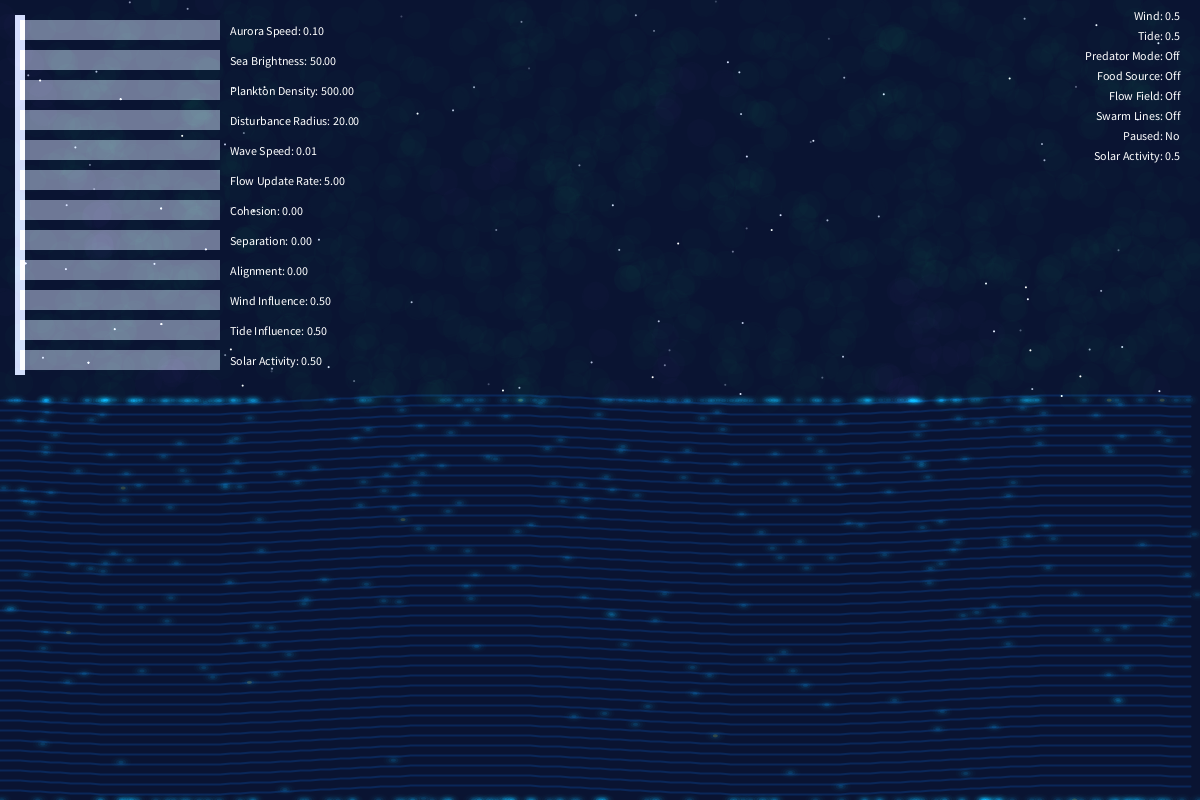
Frame 1 (no input)
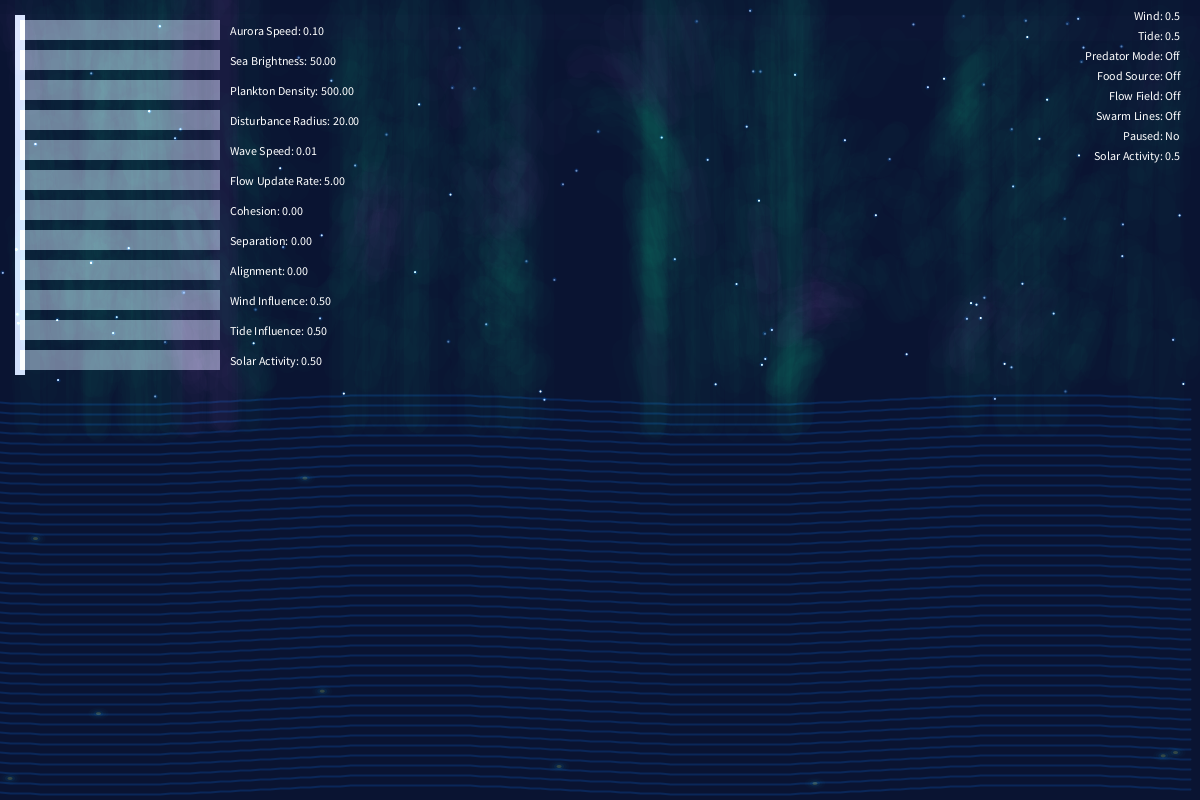
Frame 60 (the mouse pressed at the canvas centre just before this capture)
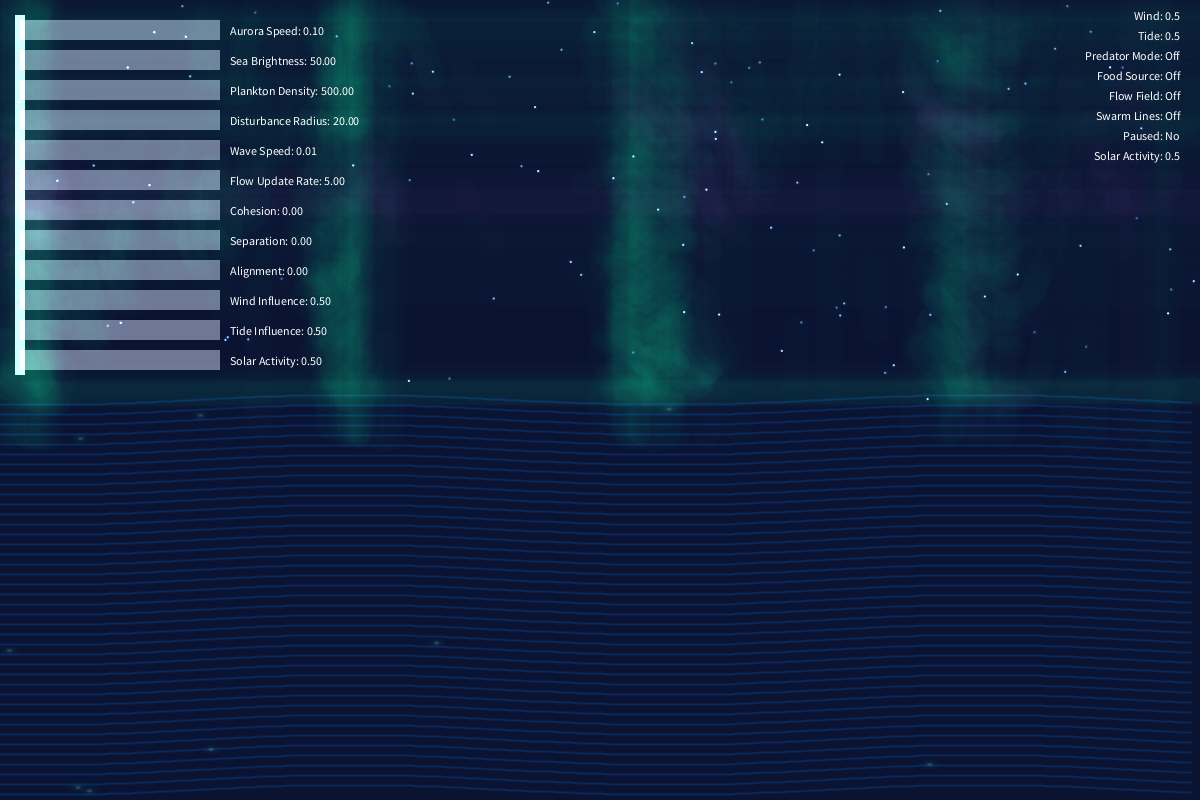
Frame 120 (the mouse held since frame 60 and released just before this capture)

The Processing sketch that drew these frames (run headless with seeded random() and noise(); from frame 60 on, the mouse is pressed at the canvas centre):

// Processing sketch: sketch_250312a
// ── sketch_250312a.pde
// Global variables (unchanged except for debug flag)
ArrayList<SeaParticle> seaParticles;
ArrayList<AuroraParticle> auroraParticles;
ArrayList<Ripple> ripples;
float auroraSpeed = 1;
float seaBrightness = 100;
float planktonDensity = 1000;
float waveHeight = 0;
float waveSpeed = 0.02;
float cohesion = 0.5;
float separation = 1.0;
float alignment = 0.3;
float solarActivity = 1.0;
PVector[] flowField;
Slider auroraSpeedSlider, seaBrightnessSlider, planktonDensitySlider, disturbanceRadiusSlider, waveSpeedSlider, flowUpdateRateSlider;
Slider cohesionSlider, separationSlider, alignmentSlider, windInfluenceSlider, tideInfluenceSlider, solarActivitySlider;

float windInfluence = 1.0;
float tideInfluence = 0.5;
float flowUpdateRate = 10;
int lastFlowUpdate = 0;
float disturbanceRadius = 50;
PVector lastMouse;
PVector target;
boolean foodActive = false;
boolean flowFieldVisible = false;
boolean isPaused = false;
boolean swarmLinesVisible = false;
boolean debugAurora = true; // Added for debugging

int gridSize = 50;
HashMap<Integer, ArrayList<SeaParticle>> grid;
ArrayList<SeaParticle> newParticles;
boolean predatorMode = false;
Predator predator;

void setup() {
  frameRate(30);
  size(1200, 800);
  seaParticles = new ArrayList<SeaParticle>();
  auroraParticles = new ArrayList<AuroraParticle>();
  ripples = new ArrayList<Ripple>();
  grid = new HashMap<Integer, ArrayList<SeaParticle>>();
  newParticles = new ArrayList<SeaParticle>();
  
  int sliderX = 20;
  auroraSpeedSlider = new Slider(sliderX, 20, 200, 20, 0.1, 3, "Aurora Speed");
  seaBrightnessSlider = new Slider(sliderX, 50, 200, 20, 50, 255, "Sea Brightness");
  planktonDensitySlider = new Slider(sliderX, 80, 200, 20, 500, 2000, "Plankton Density");
  disturbanceRadiusSlider = new Slider(sliderX, 110, 200, 20, 20, 100, "Disturbance Radius");
  waveSpeedSlider = new Slider(sliderX, 140, 200, 20, 0.01, 0.05, "Wave Speed");
  flowUpdateRateSlider = new Slider(sliderX, 170, 200, 20, 5, 20, "Flow Update Rate");
  cohesionSlider = new Slider(sliderX, 200, 200, 20, 0, 2, "Cohesion");
  separationSlider = new Slider(sliderX, 230, 200, 20, 0, 2, "Separation");
  alignmentSlider = new Slider(sliderX, 260, 200, 20, 0, 2, "Alignment");
  windInfluenceSlider = new Slider(sliderX, 290, 200, 20, 0.5, 2.5, "Wind Influence");
  tideInfluenceSlider = new Slider(sliderX, 320, 200, 20, 0.5, 2.5, "Tide Influence");
  solarActivitySlider = new Slider(sliderX, 350, 200, 20, 0.5, 5.0, "Solar Activity");
  
  flowField = new PVector[width * height / 100];
  updateFlowField();
  
  initializeParticles();
}

void initializeParticles() {
  seaParticles.clear();
  auroraParticles.clear();
  for (int i = 0; i < planktonDensity; i++) {
    float x = random(width);
    float y = height/2 + randomGaussian() * (height/4);
    seaParticles.add(new SeaParticle(x, constrain(y, height/2, height)));
  }
  for (int i = 0; i < 1000; i++) { // Increased to 1000 for denser curtains
    float x = random(width);
    float y = random(0, height/2); // Spawn across upper half for full coverage
    auroraParticles.add(new AuroraParticle(x, y));
  }
  lastMouse = new PVector();
  target = new PVector(width/2, height * 3/4);
  predator = new Predator();
}

void draw() {
  background(10, 20, 50); // Night scene
  blendMode(ADD);
  
  // Stars
  for (int i = 0; i < 100; i++) {
    fill(255, random(50, 255));
    ellipse(random(width), random(height/2), 2, 2);
  }
  
  // Aurora (moved to ensure visibility)
  for (AuroraParticle p : auroraParticles) {
    if (!isPaused) p.update();
    p.display();
  }
  
  if (!isPaused && frameCount - lastFlowUpdate >= flowUpdateRate) {
    updateFlowField();
    lastFlowUpdate = frameCount;
  }
  
  // Sliders and UI
  fill(0, 100);
  rect(10, 10, 230, 370);
  
  auroraSpeedSlider.display();
  seaBrightnessSlider.display();
  planktonDensitySlider.display();
  disturbanceRadiusSlider.display();
  waveSpeedSlider.display();
  flowUpdateRateSlider.display();
  cohesionSlider.display();
  separationSlider.display();
  alignmentSlider.display();
  windInfluenceSlider.display();
  tideInfluenceSlider.display();
  solarActivitySlider.display();
  
  auroraSpeed = auroraSpeedSlider.getValue();
  seaBrightness = seaBrightnessSlider.getValue();
  planktonDensity = planktonDensitySlider.getValue();
  disturbanceRadius = disturbanceRadiusSlider.getValue();
  waveSpeed = waveSpeedSlider.getValue();
  flowUpdateRate = flowUpdateRateSlider.getValue();
  cohesion = cohesionSlider.getValue();
  separation = separationSlider.getValue();
  alignment = alignmentSlider.getValue();
  windInfluence = windInfluenceSlider.getValue();
  tideInfluence = tideInfluenceSlider.getValue();
  solarActivity = solarActivitySlider.getValue();
  
  if (!isPaused) {
    while (seaParticles.size() + newParticles.size() < planktonDensity) {
      float x = random(width);
      float y = height/2 + randomGaussian() * (height/4);
      newParticles.add(new SeaParticle(x, constrain(y, height/2, height)));
    }
    while (seaParticles.size() + newParticles.size() > planktonDensity) {
      if (!seaParticles.isEmpty()) seaParticles.remove(seaParticles.size() - 1);
    }
    seaParticles.addAll(newParticles);
    newParticles.clear();
  }
  
  updateGrid();
  for (SeaParticle p : seaParticles) {
    if (!isPaused) p.update();
    p.display();
  }
  
  if (!isPaused) drawWaves();
  
  for (int i = ripples.size() - 1; i >= 0; i--) {
    Ripple r = ripples.get(i);
    if (!isPaused) r.update();
    r.display();
    if (r.isFinished()) ripples.remove(i);
  }
  
  if (predatorMode) {
    if (!isPaused) predator.update();
    predator.display();
  }
  
  if (foodActive) {
    fill(255, 215, 0, 150);
    ellipse(target.x, target.y, 20, 20);
  }
  
  if (flowFieldVisible) {
    stroke(255, 50);
    for (int y = 0; y < height; y += 50) {
      for (int x = 0; x < width; x += 50) {
        int index = (x / 10) + (y / 10) * (width / 10);
        if (index >= 0 && index < flowField.length) {
          PVector f = flowField[index].copy().normalize().mult(20);
          line(x, y, x + f.x, y + f.y);
          pushMatrix();
          translate(x + f.x, y + f.y);
          rotate(f.heading());
          line(0, 0, -5, -5);
          line(0, 0, -5, 5);
          popMatrix();
        }
      }
    }
    noStroke();
  }
  
  if (swarmLinesVisible) {
    stroke(255, 10);
    for (int i = 0; i < seaParticles.size(); i += 2) {
      SeaParticle p1 = seaParticles.get(i);
      for (SeaParticle p2 : grid.getOrDefault(getGridKey(p1.pos.x, p1.pos.y), new ArrayList<SeaParticle>())) {
        if (p1 != p2 && dist(p1.pos.x, p1.pos.y, p2.pos.x, p2.pos.y) < 50) {
          line(p1.pos.x, p1.pos.y, p2.pos.x, p2.pos.y);
        }
      }
    }
    noStroke();
  }
  
  blendMode(BLEND);
  
  // Debug aurora info
  if (debugAurora && frameCount % 60 == 0) {
    println("Aurora particles: " + auroraParticles.size());
    if (!auroraParticles.isEmpty()) {
      AuroraParticle p = auroraParticles.get(0);
      println("Sample pos: (" + p.pos.x + ", " + p.pos.y + "), col: " + hex(p.col));
    }
  }
  
  fill(255);
  textSize(12);
  textAlign(RIGHT);
  text("Wind: " + nf(windInfluence, 1, 1), width - 20, 20);
  text("Tide: " + nf(tideInfluence, 1, 1), width - 20, 40);
  text("Predator Mode: " + (predatorMode ? "On" : "Off"), width - 20, 60);
  text("Food Source: " + (foodActive ? "On" : "Off"), width - 20, 80);
  text("Flow Field: " + (flowFieldVisible ? "On" : "Off"), width - 20, 100);
  text("Swarm Lines: " + (swarmLinesVisible ? "On" : "Off"), width - 20, 120);
  text("Paused: " + (isPaused ? "Yes" : "No"), width - 20, 140);
  text("Solar Activity: " + nf(solarActivity, 1, 1), width - 20, 160);
}

void drawWaves() {
  noFill();
  stroke(0, 100, 200, 50);
  strokeWeight(2);
  for (int y = height/2; y < height; y += 10) {
    beginShape();
    for (int x = 0; x < width; x += 10) {
      float waveOffset = sin(x * 0.01 + waveHeight) * 10 * tideInfluence;
      vertex(x, y + waveOffset);
      if (abs(waveOffset) > 8 && random(1) < (waveSpeed < 0.03 ? 0.15 : 0.1)) {
        for (SeaParticle p : seaParticles) {
          float radius = predatorMode ? disturbanceRadius * 2 : disturbanceRadius;
          if (dist(x, y + waveOffset, p.pos.x, p.pos.y) < radius) {
            p.brighten();
            p.disturb();
          }
        }
      }
    }
    endShape();
  }
  waveHeight += waveSpeed;
}

void updateFlowField() {
  for (int i = 0; i < flowField.length; i++) {
    float x = (i % (width / 10)) * 10;
    float y = (i / (width / 10)) * 10;
    float distFromCenter = dist(x, y, width/2, height/4);
    float angle = noise(x * 0.01, y * 0.01, frameCount * 0.005) * TWO_PI;
    // Bias toward vertical flow to mimic curtains
    angle = map(y, 0, height/2, -PI/2, PI/2) + angle * 0.2; // Strong vertical component
    float mag = map(distFromCenter, 0, width/2, 0.5, 1.5) * solarActivity * windInfluence;
    flowField[i] = PVector.fromAngle(angle).mult(mag);
  }
}

void updateGrid() {
  grid.clear();
  for (SeaParticle p : seaParticles) {
    int gridX = floor(p.pos.x / gridSize);
    int gridY = floor(p.pos.y / gridSize);
    int key = gridX + gridY * floor(width / gridSize);
    if (!grid.containsKey(key)) {
      grid.put(key, new ArrayList<SeaParticle>());
    }
    grid.get(key).add(p);
  }
}

int getGridKey(float x, float y) {
  int gridX = floor(x / gridSize);
  int gridY = floor(y / gridSize);
  return gridX + gridY * floor(width / gridSize);
}

void mousePressed() {
  lastMouse.set(mouseX, mouseY);
  if (mouseY > height/2) {
    ripples.add(new Ripple(mouseX, mouseY));
    for (SeaParticle p : seaParticles) {
      float radius = predatorMode ? disturbanceRadius * 2 : disturbanceRadius;
      if (dist(mouseX, mouseY, p.pos.x, p.pos.y) < radius) {
        p.brighten();
        p.disturb();
        if (random(1) < 0.1) p.smokescreen();
      }
    }
  }
}

void mouseDragged() {
  if (mouseY > height/2) {
    PVector current = new PVector(mouseX, mouseY);
    PVector force = PVector.sub(current, lastMouse).normalize().mult(2);
    for (SeaParticle p : seaParticles) {
      float radius = predatorMode ? disturbanceRadius * 2 : disturbanceRadius;
      if (dist(mouseX, mouseY, p.pos.x, p.pos.y) < radius) {
        p.vel.add(force);
        p.brighten();
        p.disturb();
      }
    }
    ripples.add(new Ripple(mouseX, mouseY));
  }
  lastMouse.set(mouseX, mouseY);
}

void keyPressed() {
  if (key == 'P' || key == 'p') predatorMode = !predatorMode;
  if (key == 'F' || key == 'f') {
    foodActive = !foodActive;
    if (foodActive) target.set(mouseX, mouseY);
  }
  if (key == 'V' || key == 'v') flowFieldVisible = !flowFieldVisible;
  if (key == 'L' || key == 'l') swarmLinesVisible = !swarmLinesVisible;
  if (key == ' ') isPaused = !isPaused;
  if (key == 'R' || key == 'r') initializeParticles();
}

class SeaParticle {
  PVector pos, vel;
  float brightness;
  boolean disturbed = false;
  float disturbTimer = 0;
  boolean isLure = false;
  float size = 5;
  color smokeColor = color(0, 200, 255);
  
  SeaParticle(float x, float y) {
    pos = new PVector(x, y);
    vel = PVector.random2D().mult(0.5);
    brightness = 50;
    if (random(1) < 0.01) isLure = true;
  }
  
  void update() {
    int gridX = floor(pos.x / gridSize);
    int gridY = floor(pos.y / gridSize);
    
    PVector cohesionVec = new PVector();
    PVector separationVec = new PVector();
    PVector alignmentVec = new PVector();
    PVector targetVec = new PVector();
    int nearby = 0;
    
    for (int dx = -1; dx <= 1; dx++) {
      for (int dy = -1; dy <= 1; dy++) {
        int key = (gridX + dx) + (gridY + dy) * floor(width / gridSize);
        if (grid.containsKey(key)) {
          ArrayList<SeaParticle> cellParticles = grid.get(key);
          for (SeaParticle other : cellParticles) {
            if (other != this) {
              float d = PVector.dist(pos, other.pos);
              if (d < 50) {
                cohesionVec.add(other.pos);
                separationVec.add(PVector.sub(pos, other.pos).div(max(d, 0.1)));
                alignmentVec.add(other.vel);
                nearby++;
                if (brightness > 150 && random(1) < 0.02) {
                  other.vel.add(PVector.sub(pos, other.pos).normalize().mult(0.5));
                }
              }
            }
          }
        }
      }
    }
    
    if (nearby > 0) {
      cohesionVec.div(nearby).sub(pos).normalize().mult(cohesion);
      separationVec.div(nearby).normalize().mult(separation);
      alignmentVec.div(nearby).normalize().mult(alignment);
      if (disturbed) vel.add(cohesionVec.mult(2));
      vel.add(cohesionVec).add(separationVec).add(alignmentVec);
    } else if (!disturbed) {
      vel.add(PVector.random2D().mult(0.1));
    }
    
    if (foodActive) {
      targetVec = PVector.sub(target, pos).normalize().mult(0.2);
      vel.add(targetVec);
    }
    
    if (predatorMode && PVector.dist(pos, predator.pos) < 100) {
      PVector fleeVec = PVector.sub(pos, predator.pos).normalize().mult(2);
      vel.add(fleeVec);
    }
    
    if (disturbed) {
      disturbTimer -= 0.1;
      if (disturbTimer <= 0) disturbed = false;
    }
    
    vel.x += sin(frameCount * 0.01 + pos.y * 0.01) * 0.1;
    vel.y += sin(frameCount * 0.02 + pos.x * 0.01) * tideInfluence * 0.1;
    float waveOffset = sin(pos.x * 0.01 + waveHeight) * 10 * tideInfluence;
    pos.y += waveOffset * 0.05;
    
    if (isLure) {
      brightness = seaBrightness * (0.8 + sin(frameCount * 0.05) * 0.2);
    } else {
      brightness *= 0.95;
    }
    
    vel.limit(2);
    pos.add(vel);
    
    if (pos.x < 0) pos.x = width;
    if (pos.x > width) pos.x = 0;
    if (pos.y < height/2) pos.y = height;
    if (pos.y > height) pos.y = height/2;
  }
  
  void display() {
    float pulse = brightness;
    if (disturbed) pulse = seaBrightness;
    float alpha = pulse;
    noStroke();
    if (size > 5) {
      fill(smokeColor, alpha);
    } else if (isLure) {
      fill(255, 215, 0, alpha);
    } else if (disturbed) {
      fill(0, 255, 255, alpha);
    } else {
      fill(0, 200, 255, alpha * 0.5);
    }
    ellipse(pos.x, pos.y, size, size * 0.6);
    for (int i = 1; i <= 3; i++) {
      fill(0, 200, 255, alpha * 0.3 / i);
      ellipse(pos.x, pos.y, size + i * 5, size * 0.6 + i * 3);
    }
  }
  
  void brighten() {
    brightness = seaBrightness;
  }
  
  void disturb() {
    disturbed = true;
    disturbTimer = 2.0;
  }
  
  void smokescreen() {
    for (int i = 0; i < 10; i++) {
      float x = pos.x + random(-20, 20);
      float y = pos.y + random(-20, 20);
      if (y > height/2 && y < height) {
        SeaParticle spark = new SeaParticle(x, y);
        spark.brightness = seaBrightness * 0.5;
        spark.vel = PVector.random2D().mult(1.5);
        spark.size = 7;
        spark.smokeColor = color(255, 150, 0, spark.brightness);
        newParticles.add(spark);
      }
    }
  }
}

class Predator {
  PVector pos, vel;
  
  Predator() {
    pos = new PVector(width/2, height * 3/4);
    vel = PVector.random2D().mult(2);
  }
  
  void update() {
    pos.add(vel);
    if (pos.x < 0 || pos.x > width) vel.x *= -1;
    if (pos.y < height/2 || pos.y > height) vel.y *= -1;
  }
  
  void display() {
    fill(255, 0, 0);
    ellipse(pos.x, pos.y, 20, 20);
  }
}

class AuroraParticle {
  PVector pos, vel;
  color col;
  PVector[] trail;
  int trailLength = 20; // Longer trails for smoother curtains
  
  AuroraParticle(float x, float y) {
    pos = new PVector(x, y);
    vel = new PVector(0, random(-0.5, 0.5)); // Initial vertical bias
    trail = new PVector[trailLength];
    for (int i = 0; i < trailLength; i++) {
      trail[i] = pos.copy();
    }
    updateColor();
  }
  
  void update() {
    int index = floor(pos.x / 10) + floor(pos.y / 10) * (width / 10);
    if (index >= 0 && index < flowField.length) {
      PVector flow = flowField[index].copy().mult(auroraSpeed * solarActivity * 0.1); // Adjusted influence
      vel.add(flow);
    }
    
    // Alignment for cohesive curtains
    PVector alignmentVec = new PVector();
    int nearby = 0;
    for (AuroraParticle other : auroraParticles) {
      float d = dist(pos.x, pos.y, other.pos.x, other.pos.y);
      if (d > 0 && d < 50) {
        alignmentVec.add(other.vel);
        nearby++;
      }
    }
    if (nearby > 0) {
      alignmentVec.div(nearby).normalize().mult(0.15); // Stronger alignment
      vel.add(alignmentVec);
    }
    
    // Dynamic waves
    if (random(1) < 0.05) {
      vel.x += noise(pos.x * 0.01, frameCount * 0.02) * 2 - 1; // Gentle horizontal wave
    }
    vel.y += sin(frameCount * 0.03 + pos.x * 0.01) * 0.3; // Vertical oscillation
    
    vel.limit(3);
    pos.add(vel);
    
    // Update trails with wavy motion
    for (int i = trailLength - 1; i > 0; i--) {
      trail[i] = trail[i - 1].copy();
      trail[i].x += noise(pos.x * 0.01, frameCount * 0.02 + i * 0.1) * 8 - 4; // Wider horizontal waves
      trail[i].y += sin(frameCount * 0.05 + i * 0.2) * 1.5; // Stronger vertical wave
    }
    trail[0] = pos.copy();
    
    // Boundary to keep in upper half
    if (pos.y > height/2) {
      pos.y = 0;
      vel.set(0, random(0.1, 0.5)); // Reset with upward bias
    }
    if (pos.x < 0) pos.x = width;
    if (pos.x > width) pos.x = 0;
    if (pos.y < 0) pos.y = height/2;
    
    updateColor();
  }
  
  void updateColor() {
    float r, g, b;
    float energy = map(solarActivity, 0.5, 5.0, 0.7, 1.2); // Slightly higher energy for vibrancy
    float rand = noise(pos.x * 0.01, pos.y * 0.01, frameCount * 0.01); // Per-particle color variation
    if (rand < 0.6) { // 60% green (dominant)
      r = 50 * energy;
      g = 200 * energy;
      b = 80 * energy;
    } else if (rand < 0.8) { // 20% purple
      r = 150 * energy;
      g = 80 * energy;
      b = 200 * energy;
    } else if (rand < 0.9) { // 10% pink
      r = 200 * energy;
      g = 100 * energy;
      b = 150 * energy;
    } else { // 10% red
      r = 220 * energy;
      g = 50 * energy;
      b = 50 * energy;
    }
    float alpha = map(solarActivity, 0.5, 5.0, 120, 250); // Higher alpha for visibility
    col = color(r, g, b, alpha);
  }
  
  void display() {
    noFill();
    strokeWeight(25); // Thicker for curtain effect
    beginShape();
    for (int i = 0; i < trailLength; i++) {
      float alpha = alpha(col) * (1.0 - i / float(trailLength)) * 0.9; // Stronger fade
      stroke(red(col), green(col), blue(col), alpha);
      float x = trail[i].x;
      float y = trail[i].y;
      curveVertex(x, y);
      if (i == 0 || i == trailLength - 1) curveVertex(x, y); // Smooth ends
    }
    endShape();
    noStroke();
  }
}

// ── Aurora.pde
//class AuroraParticle {
//  PVector pos, vel;
//  color col;
//  PVector[] trail;
//  int trailLength = 5;
  
//  AuroraParticle(float x, float y) {
//    pos = new PVector(x, y);
//    vel = new PVector(noise(x * 0.01, frameCount * 0.01) * 0.5, 0.5);
//    trail = new PVector[trailLength];
//    for (int i = 0; i < trailLength; i++) {
//      trail[i] = pos.copy();
//    }
//    updateColor();
//  }
  
//  void update() {
//    int index = floor(pos.x / 10) + floor(pos.y / 10) * (width / 10);
//    if (index >= 0 && index < flowField.length) {
//      PVector flow = flowField[index].copy().mult(auroraSpeed);
//      vel.add(flow);
//    }
    
//    PVector alignmentVec = new PVector();
//    int nearby = 0;
//    for (AuroraParticle other : auroraParticles) {
//      float d = dist(pos.x, pos.y, other.pos.x, other.pos.y);
//      if (d > 0 && d < 50) {
//        alignmentVec.add(other.vel);
//        nearby++;
//      }
//    }
//    if (nearby > 0) {
//      alignmentVec.div(nearby).normalize().mult(0.1);
//      vel.add(alignmentVec);
//    }
    
//    vel.limit(2);
//    pos.add(vel);
    
//    for (int i = trailLength - 1; i > 0; i--) {
//      trail[i] = trail[i - 1].copy();
//    }
//    trail[0] = pos.copy();
    
//    // Wrap horizontally
//    if (pos.x < 0) pos.x = width;
//    if (pos.x > width) pos.x = 0;
    
//    // Keep in upper half (aurora region)
//    if (pos.y > height/2) {
//      pos.y = 0; // Reset to top
//      vel.set(noise(pos.x * 0.01, frameCount * 0.01) * 0.5, random(-0.5, 0.5)); // Randomize y-velocity
//    } else if (pos.y < 0) {
//      pos.y = height/2; // Reset to bottom of aurora region
//      vel.set(noise(pos.x * 0.01, frameCount * 0.01) * 0.5, random(-0.5, 0.5)); // Randomize y-velocity
//    }
    
//    updateColor();
//  }
  
//  void updateColor() {
//    float r = 50, g = 255, b = 100;
//    if (random(1) < 0.2) {
//      r = random(100, 150);
//      g = random(50, 100);
//      b = random(200, 255);
//    }
//    float alpha = map(seaBrightness, 50, 255, 50, 150);
//    col = color(r, g, b, alpha);
//  }
  
//  void display() {
//    display(1.0);
//  }
  
//  void display(float fade) {
//    noStroke();
//    for (int i = 0; i < trailLength; i++) {
//      float trailAlpha = alpha(col) * (1.0 - i / float(trailLength)) * 0.5 * fade;
//      fill(red(col), green(col), blue(col), trailAlpha);
//      rect(trail[i].x - 5, trail[i].y, 10, 20 + i * 2);
//    }
//    fill(col, alpha(col) * fade);
//    rect(pos.x - 5, pos.y, 10, 20);
//  }
//}

// ── Button.pde
// Button class
class Button {
  float x, y, w, h;
  String label;
  
  Button(float x, float y, float w, float h, String label) {
    this.x = x;
    this.y = y;
    this.w = w;
    this.h = h;
    this.label = label;
  }
  
  void display() {
    fill(200);
    rect(x, y, w, h);
    fill(0);
    textSize(16);
    textAlign(CENTER, CENTER);
    text(label, x + w / 2, y + h / 2);
  }
  
  boolean isClicked(float mx, float my) {
    return mx >= x && mx <= x + w && my >= y && my <= y + h;
  }
}

// ── Predator.pde
//// Predator class for repulsion behavior
//class Predator {
//  PVector pos, vel;
  
//  Predator() {
//    pos = new PVector(width/2, height * 3/4);
//    vel = PVector.random2D().mult(2);
//  }
  
//  void update() {
//    pos.add(vel);
//    if (pos.x < 0 || pos.x > width) vel.x *= -1;
//    if (pos.y < height/2 || pos.y > height) vel.y *= -1;
//  }
  
//  void display() {
//    fill(255, 0, 0);
//    ellipse(pos.x, pos.y, 20, 20);
//  }
//}

// ── Ripple.pde
// Ripple class
class Ripple {
  float x, y, radius, alpha;
  
  Ripple(float x, float y) {
    this.x = x;
    this.y = y;
    this.radius = 0;
    this.alpha = 255;
  }
  
  void update() {
    radius += 2;
    alpha -= 5;
  }
  
  void display() {
    noFill();
    stroke(0, 255, 255, alpha);
    strokeWeight(2);
    ellipse(x, y, radius * 2, radius * 2);
  }
  
  boolean isFinished() {
    return alpha <= 0;
  }
}

// ── SeaParticle.pde

//// SeaParticle class with bioluminescence refinements
//class SeaParticle {
//  PVector pos, vel;
//  float brightness;
//  boolean disturbed = false;
//  float disturbTimer = 0;
//  boolean isLure = false;
//  float size = 5;
//  color smokeColor = color(0, 200, 255);
  
//  SeaParticle(float x, float y) {
//    pos = new PVector(x, y);
//    vel = PVector.random2D().mult(0.5);
//    brightness = 50;
//    if (random(1) < 0.01) isLure = true;
//  }
  
//  void update() {
//    int gridX = floor(pos.x / gridSize);
//    int gridY = floor(pos.y / gridSize);
    
//    PVector cohesionVec = new PVector();
//    PVector separationVec = new PVector();
//    PVector alignmentVec = new PVector();
//    int nearby = 0;
    
//    for (int dx = -1; dx <= 1; dx++) {
//      for (int dy = -1; dy <= 1; dy++) {
//        int key = (gridX + dx) + (gridY + dy) * floor(width / gridSize);
//        if (grid.containsKey(key)) {
//          ArrayList<SeaParticle> cellParticles = grid.get(key);
//          for (SeaParticle other : cellParticles) {
//            if (other != this) {
//              float d = PVector.dist(pos, other.pos);
//              if (d < 50) {
//                cohesionVec.add(other.pos);
//                separationVec.add(PVector.sub(pos, other.pos).div(max(d, 0.1)));
//                alignmentVec.add(other.vel);
//                nearby++;
//                if (brightness > 150 && random(1) < 0.02) {
//                  other.vel.add(PVector.sub(pos, other.pos).normalize().mult(0.5));
//                }
//              }
//            }
//          }
//        }
//      }
//    }
    
//    if (nearby > 0) {
//      cohesionVec.div(nearby).sub(pos).normalize();
//      separationVec.div(nearby).normalize().mult(separation);
//      alignmentVec.div(nearby).normalize().mult(alignment);
//      if (disturbed) {
//        vel.add(cohesionVec.mult(cohesion * 2));
//      }
//      vel.add(separationVec).add(alignmentVec);
//    } else if (!disturbed) {
//      vel.add(PVector.random2D().mult(0.1));
//    }
    
//    if (disturbed) {
//      disturbTimer -= 0.1;
//      if (disturbTimer <= 0) disturbed = false;
//    }
    
//    vel.x += sin(frameCount * 0.01 + pos.y * 0.01) * 0.1;
//    vel.y += sin(frameCount * 0.02 + pos.x * 0.01) * tideInfluence * 0.1;
//    float waveOffset = sin(pos.x * 0.01 + waveHeight) * 10 * tideInfluence;
//    pos.y += waveOffset * 0.05;
    
//    if (isLure) {
//      brightness = seaBrightness * (0.8 + sin(frameCount * 0.05) * 0.2);
//    } else {
//      brightness *= 0.95;
//    }
//    seaGlowInfluence += brightness * 0.001;
    
//    vel.limit(2);
//    pos.add(vel);
    
//    if (pos.x < 0) pos.x = width;
//    if (pos.x > width) pos.x = 0;
//    if (pos.y < height/2) pos.y = height;
//    if (pos.y > height) pos.y = height/2;
//  }
  
//  void display() {
//    float pulse = brightness;
//    if (disturbed) pulse = seaBrightness;
//    float alpha = isNight ? pulse : pulse * 0.2;
//    noStroke();
//    if (size > 5) { // Smokescreen particles
//      fill(smokeColor, alpha);
//    } else if (random(1) < 0.005) { // Rare red glow (0.5% chance)
//      fill(255, 50, 50, alpha);
//    } else if (random(1) < 0.01) {
//      fill(255, 215, 0, alpha);
//    } else {
//      fill(0, 200, 255, alpha);
//    }
//    ellipse(pos.x, pos.y, size, size * 0.6); // Adjusted aspect ratio
//    for (int i = 1; i <= 3; i++) {
//      fill(0, 200, 255, alpha * 0.3 / i);
//      ellipse(pos.x, pos.y, size + i * 5, size * 0.6 + i * 3);
//    }
//  }
  
//  void brighten() {
//    brightness = seaBrightness;
//  }
  
//  void disturb() {
//    disturbed = true;
//    disturbTimer = 2.0;
//  }
  
//  void smokescreen() {
//    for (int i = 0; i < 10; i++) {
//      float x = pos.x + random(-20, 20);
//      float y = pos.y + random(-20, 20);
//      if (y > height/2 && y < height) {
//        SeaParticle spark = new SeaParticle(x, y);
//        spark.brightness = seaBrightness * 0.5;
//        spark.vel = PVector.random2D().mult(1.5);
//        spark.size = 7;
//        spark.smokeColor = color(255, 150, 0, spark.brightness);
//        newParticles.add(spark);
//      }
//    }
//  }
//}

// ── Slider.pde
// Slider class with value display
class Slider {
  float x, y, w, h, minVal, maxVal, val;
  String label;
  
  Slider(float x, float y, float w, float h, float minVal, float maxVal, String label) {
    this.x = x;
    this.y = y;
    this.w = w;
    this.h = h;
    this.minVal = minVal;
    this.maxVal = maxVal;
    this.label = label;
    this.val = minVal;
  }
  
  void display() {
  fill(100);
  rect(x, y, w, h);
  float sliderX = map(val, minVal, maxVal, x, x + w);
  fill(200);
  rect(sliderX - 5, y - 5, 10, h + 10);
  fill(255);
  textSize(12);
  textAlign(LEFT, CENTER);
  text(label + ": " + nf(val, 1, 2), x + w + 10, y + h / 2); // Display value
}
  
  float getValue() {
    if (mousePressed && mouseX >= x && mouseX <= x + w && mouseY >= y && mouseY <= y + h) {
      val = map(mouseX, x, x + w, minVal, maxVal);
    }
    return val;
  }
}
